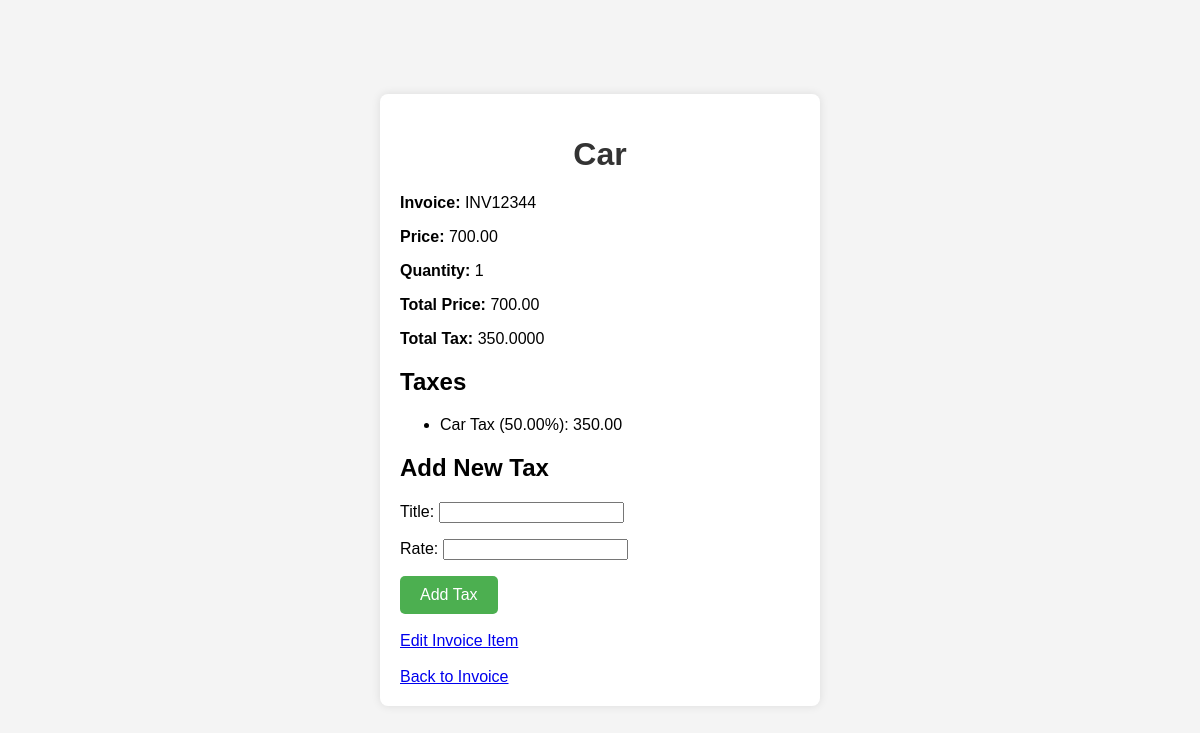
Page /invoices/item/3/ on the committed database.
### invoices/models.py (models this page shows, shortened)
class InvoiceItem(models.Model):
    invoice = models.ForeignKey(Invoice, related_name='items', on_delete=models.CASCADE)
    name = models.CharField(max_length=100)
    price = models.DecimalField(max_digits=10, decimal_places=2)
    quantity = models.IntegerField()
    def total_price(self):
        return self.price * self.quantity
    def total_taxes(self):
        return sum(tax.calculate_tax(self.total_price()) for tax in self.taxes.all())

class Invoice(models.Model):
    date = models.DateField()
    invoice_number = models.CharField(max_length=20, unique=True)
    currency = models.CharField(max_length=3)

class Tax(models.Model):
    item = models.ForeignKey(InvoiceItem, related_name='taxes', on_delete=models.CASCADE)
    title = models.CharField(max_length=50)
    rate = models.DecimalField(max_digits=5, decimal_places=2)
    def calculate_tax(self, price):
        return (self.rate / 100) * price

### invoices/views.py (the view)
# urls.py: path('item/<int:pk>/', views.view_invoice_item, name='view_invoice_item'),
def view_invoice_item(request, pk):
    item = get_object_or_404(InvoiceItem, pk=pk)
    if request.method == 'POST':
        tax_form = TaxForm(request.POST)
        if tax_form.is_valid():
            new_tax = tax_form.save(commit=False)
            new_tax.item = item
            new_tax.save()
            return redirect('view_invoice_item', pk=item.pk)
    else:
        tax_form = TaxForm()
    taxes = []
    for tax in item.taxes.all():
        calculated_tax = tax.calculate_tax(item.total_price())
        taxes.append({
            'title': tax.title,
            'rate': tax.rate,
            'calculated_tax': calculated_tax,
        })
    context = {
        'item': item,
        'taxes': taxes,
        'tax_form': tax_form,
        'total_taxe': item.total_taxes(),
    }
    return render(request, 'invoices/view_invoice_item.html', context)

### invoices/forms.py
class TaxForm(forms.ModelForm):
    class Meta:
        model = Tax
        fields = ['title', 'rate']

### invoices/templates/invoices/view_invoice_item.html (shortened to what this page needs)
<!DOCTYPE html>
<html lang="en">
<head>
</head>
<body>
    <div class="container">
        <h1>{{ item.name }}</h1>
        <div class="item-detail">
            <p><strong>Invoice:</strong> {{ item.invoice.invoice_number }}</p>
            <p><strong>Price:</strong> {{ item.price }}</p>
            <p><strong>Quantity:</strong> {{ item.quantity }}</p>
            <p><strong>Total Price:</strong> {{ item.total_price }}</p>
            <p><strong>Total Tax:</strong> {{ item.total_taxes }}</p>
        </div>
        <div class="taxes">
            <h2>Taxes</h2>
            <ul>
                {% for tax in taxes %}
                    <li>{{ tax.title }} ({{ tax.rate }}%): {{ tax.calculated_tax|floatformat:2 }}</li>
                {% endfor %}
            </ul>
        </div>
        <h2>Add New Tax</h2>
        <form method="post" class="add-item-form">
            {{ tax_form.as_p }}
            <button type="submit">Add Tax</button>
        </form>
        <br>
        <a href = "{% url 'edit_invoice_item' item.id %}" class="edit-button">Edit Invoice Item</a>
        <br>
        <br>
        <a href="{% url 'invoice_detail' item.invoice.id %}" class="back-button">Back to Invoice</a>
    </div>
</body>
</html>

### invoices/templates/invoices/view_invoice_item.html (style rules this page uses)
body { font-family: Arial, sans-serif; background-color: #f4f4f4; margin: 0; padding: 0; display: flex; justify-content: center; align-items: center; height: 100vh; }
.container { background-color: white; padding: 20px; border-radius: 8px; box-shadow: 0 0 10px rgba(0, 0, 0, 0.1); width: 400px; }
h1 { text-align: center; color: #333; }
.item-detail { margin-bottom: 15px; }
.taxes { margin-top: 20px; }
.add-item-form button { background-color: #4CAF50; color: white; padding: 10px 20px; border: none; border-radius: 5px; font-size: 16px; cursor: pointer; }

### rows in the picture
InvoiceItem: name "Car", invoice.invoice_number "INV12344", price "700.00", quantity "1", total_price "700.00", total_taxes "350.0000"
Tax: title "Car Tax", rate "50.00"

### other values in the picture
{{ tax.calculated_tax|floatformat:2 }} "350.00"
